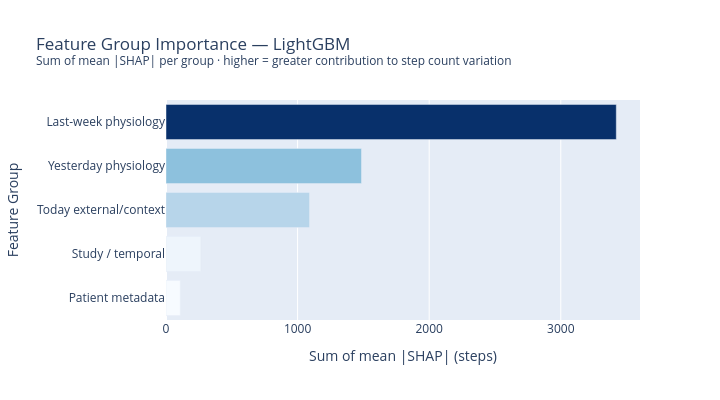

The notebook cell saved with this chart:
### Code cell
# ── Feature-group SHAP importance (answers the research question) ─────────────
mean_abs = np.abs(shap_values.values).mean(axis=0)
feat_shap = pd.DataFrame({'feature': SELECTED_FEATS, 'mean_abs_shap': mean_abs})

def _group_shap(feat_shap_df, groups):
    rows = []
    for grp_name, cols in groups.items():
        total = feat_shap_df[feat_shap_df['feature'].isin(cols)]['mean_abs_shap'].sum()
        rows.append({'group': grp_name, 'sum_mean_abs_shap': total})
    return pd.DataFrame(rows).sort_values('sum_mean_abs_shap')

grp_shap = _group_shap(feat_shap, GROUPS)

fig = px.bar(
    grp_shap, x='sum_mean_abs_shap', y='group', orientation='h',
    title=f'Feature Group Importance — {winner}<br>'
          '<sup>Sum of mean |SHAP| per group · higher = greater contribution to step count variation</sup>',
    labels={'sum_mean_abs_shap': 'Sum of mean |SHAP| (steps)', 'group': 'Feature Group'},
    color='sum_mean_abs_shap', color_continuous_scale='Blues',
    height=400, width=720,
)
fig.update_layout(coloraxis_showscale=False, yaxis=dict(categoryorder='total ascending'))
fig.show()

print('\nFeature group SHAP breakdown:')
print(grp_shap.sort_values('sum_mean_abs_shap', ascending=False).to_string(index=False))

### Figure 1 — Plotly figure (JSON) as saved in the notebook; plotly's stock layout.template omitted (floating-point values rounded to 4 significant figures)
{"data": [{"hovertemplate": "Sum of mean |SHAP| (steps)=%{marker.color}<br>Feature Group=%{y}<extra></extra>", "legendgroup": "", "marker": {"color": [108.5, 265.2, 1091.0, 1485.0, 3422.0], "coloraxis": "coloraxis", "pattern": {"shape": ""}}, "name": "", "orientation": "h", "showlegend": false, "textposition": "auto", "type": "bar", "x": [108.5, 265.2, 1091.0, 1485.0, 3422.0], "xaxis": "x", "y": ["Patient metadata", "Study / temporal", "Today external/context", "Yesterday physiology", "Last-week physiology"], "yaxis": "y"}], "layout": {"barmode": "relative", "coloraxis": {"colorbar": {"title": {"text": "Sum of mean |SHAP| (steps)"}}, "colorscale": [[0, "rgb(247,251,255)"], [0.125, "rgb(222,235,247)"], [0.25, "rgb(198,219,239)"], [0.375, "rgb(158,202,225)"], [0.5, "rgb(107,174,214)"], [0.625, "rgb(66,146,198)"], [0.75, "rgb(33,113,181)"], [0.875, "rgb(8,81,156)"], [1, "rgb(8,48,107)"]], "showscale": false}, "height": 400, "legend": {"tracegroupgap": 0}, "title": {"text": "Feature Group Importance — LightGBM<br><sup>Sum of mean |SHAP| per group · higher = greater contribution to step count variation</sup>"}, "width": 720, "xaxis": {"anchor": "y", "domain": [0, 1], "title": {"text": "Sum of mean |SHAP| (steps)"}}, "yaxis": {"anchor": "x", "categoryorder": "total ascending", "domain": [0, 1], "title": {"text": "Feature Group"}}}}
